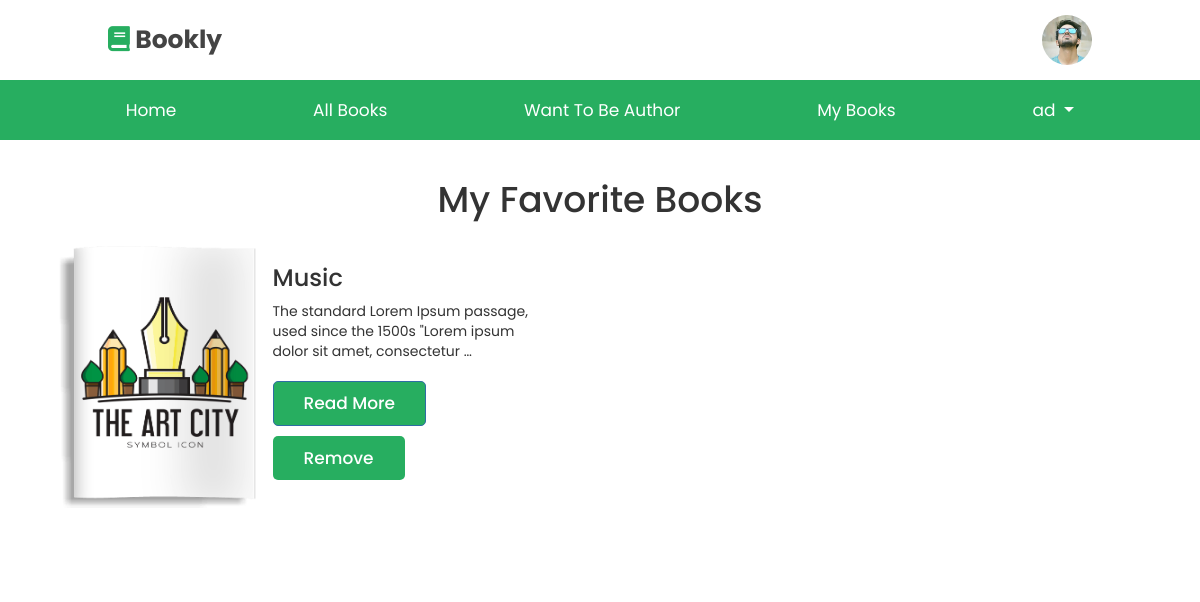
Page /favorite-books/ (signed in) on the committed database.
### users/models.py (models this page shows)
class CustomUser(AbstractUser):
    profile_picture = models.ImageField(default="default_pic.png", upload_to='users/')

### main_app/models.py (models this page shows, shortened)
class Favorite(models.Model):
    book = models.ForeignKey(Book, on_delete=models.CASCADE, null=True)
    user = models.ForeignKey(CustomUser, on_delete=models.CASCADE)
    slug = models.SlugField(max_length=250)
    created_date = models.DateTimeField(auto_now_add=True)

class Book(models.Model):
    category = models.ForeignKey(Category, on_delete=models.CASCADE, related_name="books")
    name = models.CharField(max_length=50, unique=True)
    author = models.CharField(max_length=50)
    description = models.TextField()
    cover = models.ImageField(upload_to="images/")
    price = models.DecimalField(max_digits=6, decimal_places=2)
    discount_price = models.DecimalField(max_digits=6, decimal_places=2, null=True, blank=True)
    slug = models.SlugField(max_length=250, unique=True)
    is_active = models.BooleanField(default=True)
    is_new = models.BooleanField(default=False)
    created_at = models.DateTimeField(default=timezone.now)

### main_app/views.py (the view)
# urls.py: path("favorite-books/", views.FavoriteBooksView.as_view(), name="favorite_books"),
class FavoriteBooksView(LoginRequiredMixin, ListView):
    model = Favorite
    template_name = "favorite/list.html"
    def get_context_data(self, **kwargs):
        context = super().get_context_data(**kwargs)
        favorites = Favorite.objects.filter(user=self.request.user)
        context["favorites"] = favorites
        return context

### main_app/templates/favorite/list.html (shortened to what this page needs)
{% extends 'base.html' %}
{% block content %}
    <div class="container">
        <h1 class='text-center mb-4'>My Favorite Books</h1>
        <div class="row mb-5">
            {% for fav in favorites %}
                <div class="col-2 me-4 mb-5">
                    <img class="cover-pic" src="{{ fav.book.cover.url }}">
                </div>
                <div class="col-3 ms-5 mt-3">
                    <h3>{{ fav.book.name }}</h3>
                    <p>
                        {{ fav.book.description|truncatechars:100 }}
                    </p>
                    <a class="btn btn-primary" href="{% url 'read_book' fav.book.slug %}">
                        Read More
                    </a>
                    <a href="{% url 'confirm_delete_fav_book' fav.book.slug fav.id  %}" type='submit' class="btn">Remove</a>
                </div>
            {% endfor %}
        </div>
    </div>
{% endblock %}

### templates/base.html (shortened to what this page needs)
{% load static %}
<!DOCTYPE html>
<html lang="en">
<head>
    <link rel="stylesheet" href="https://unpkg.com/swiper@7/swiper-bundle.min.css" />
    <link rel="stylesheet" href="https://cdnjs.cloudflare.com/ajax/libs/font-awesome/5.15.4/css/all.min.css">
    <link href="https://cdn.jsdelivr.net/npm/bootstrap@5.0.2/dist/css/bootstrap.min.css" rel="stylesheet">
    <link href="http://netdna.bootstrapcdn.com/bootstrap/3.3.6/css/bootstrap.css" rel="stylesheet">
    <link rel="stylesheet" href="https://cdnjs.cloudflare.com/ajax/libs/bootstrap-star-rating/4.0.2/css/star-rating.min.css" />
    <link rel="stylesheet" href="{% static 'css/style.css' %}">
</head>
<body>
    <header class="header ">
        <div class="header-1">
            <a href="/" class="logo text-decoration-none"> <i class="fas fa-book text-decoration-none"></i> Bookly </a>
            <div class="icons">
                {% if request.user.is_authenticated %}
                    <a href="{% url 'profile' %}" id="login-btn"">
                        <img id='profile_pic' src="{{request.user.profile_picture.url}}" alt="">
                    </a>
                {% else %}
                    <a href="{% url 'profile' %}" id="login-btn" class="fas fa-user"></a>
                {% endif %}
            </div>
        </div>
        <div class="header-2 mb-2 ">
            <nav class="navbar-r navbar   ">
                <a class='text-decoration-none' href="/">Home</a>
                <a class='text-decoration-none' href="{% url 'list' %}">All Books</a>
                <a class='text-decoration-none' href="/#featured">Want To Be Author</a>
                <a class="text-decoration-none" href="{% url 'favorite_books' %}">My Books</a>
                <div class="">
                    {% if request.user.is_authenticated %}
                        <div class="nav-item dropdown">
                            <a class="nav-link dropdown-toggle text-decoration-none" href="#" id="navbarDropdown" role="button" data-bs-toggle="dropdown" aria-expanded="false">
                                {{ request.user.username }}
                            </a>
                        </div>
                    {% else %}
                        <a class="btn btn-outline-primary" href="{% url 'login' %}">Login</a>
                    {% endif %}
                </div>
            </nav>
        </div>
    </header>
    <div>
        {% block content %}
        {% endblock content %}
    </div>
</body>
</html>

### static/css/style.css (style rules this page uses)
:root { --green:#27ae60; --dark-color:#219150; --black:#444; --light-color:#666; --border:.1rem solid rgba(0,0,0,.1); --border-hover:.1rem solid var(--black); --box-shadow:0 .5rem 1rem rgba(0,0,0,.1); }
* { font-family: 'Poppins', sans-serif; margin:0; padding:0; box-sizing: border-box; outline: none; border:none; text-decoration: none; transition:all .2s linear; transition:width none; }
html { font-size: 62.5%; overflow-x: hidden; scroll-padding-top: 5rem; scroll-behavior: smooth; }
.btn { margin-top: 1rem; display:inline-block; padding:.9rem 3rem; border-radius: .5rem; color:#fff; background:var(--green); font-size: 1.7rem; cursor: pointer; font-weight: 500; }
.header .header-1 { background:#fff; padding:1.5rem 9%; display: flex; align-items: center; justify-content: space-between; }
.header .header-1 .logo { font-size: 2.5rem; font-weight: bolder; color:var(--black); }
.header .header-1 .logo i { color:var(--green); }
.header .header-1 .icons div, .header .header-1 .icons a { font-size: 2.5rem; margin-left: 1.5rem; color:var(--black); cursor: pointer; }
.header .header-2 { background:var(--green); }
.header .header-2 .navbar-r { text-align: center; }
.header .header-2 .navbar-r a { color:#fff; display: inline-block; padding:1.2rem; font-size: 1.7rem; }
.cover-pic { width: 250px; height: 280px; }
#profile_pic { border-radius: 50%; width: 50px; height: 50px; }

### rows in the picture
CustomUser: user.profile_picture (picture), user.username "ad"
Favorite: book.cover (picture), book.name "Music", book.description "The standard Lorem Ipsum passage, used since the 1500s \"Lorem ipsum dolor sit amet, consectetur …"
